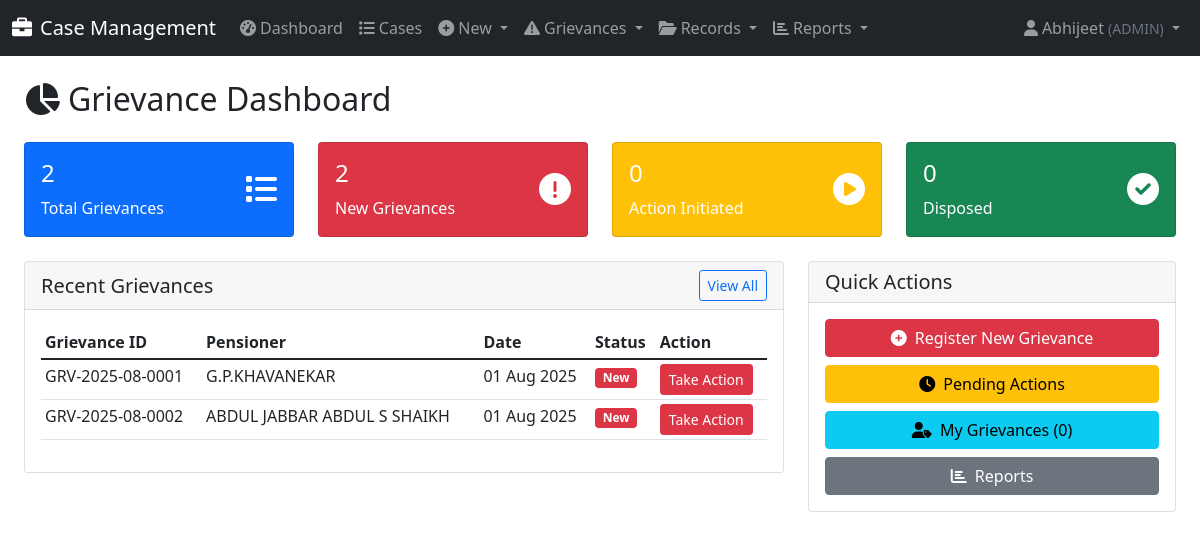
The page /grievances/dashboard/ (signed in) on the database as committed earlier.
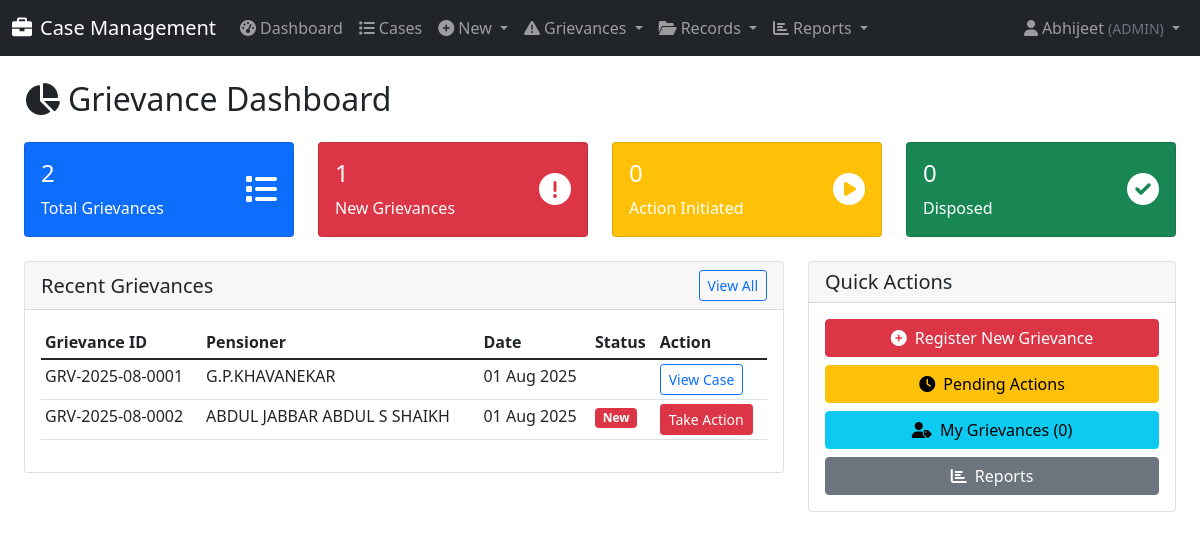
The same page on the database as committed later.
### cases/models.py (models this page shows, shortened)
class Grievance(models.Model):
    GRIEVANCE_STATUS_CHOICES = [
        ('NEW', 'New'),
        ('ACTION_INITIATED', 'Action Initiated (Case Created)'),
        ('DISPOSED', 'Disposed'),
    ]
    DISPOSAL_TYPE_CHOICES = [
        ('INTERIM_REPLY', 'Interim Reply'),
        ('FINAL_REPLY', 'Final Reply'),
    ]
    grievance_id = models.CharField(max_length=50, unique=True, db_index=True, help_text="A unique ID for the grievance.")
    pensioner = models.ForeignKey(PPOMaster, on_delete=models.PROTECT, related_name='grievances', help_text="The pensioner this grievance relates to.")
    complainant_name = models.CharField(max_length=200)
    complainant_contact = models.CharField(max_length=100, blank=True, help_text="Phone number or email address.")
    mode_of_receipt = models.ForeignKey('GrievanceMode', on_delete=models.PROTECT, help_text="How the grievance was received.")
    grievance_text = models.TextField(help_text="The full text of the complaint.")
    date_received = models.DateField(default=timezone.now)
    status = models.CharField(max_length=20, choices=GRIEVANCE_STATUS_CHOICES, default='NEW')
    disposal_type = models.CharField(max_length=20, choices=DISPOSAL_TYPE_CHOICES, null=True, blank=True)
    reply_details = models.TextField(blank=True, help_text="Details of the interim or final reply provided.")
    date_disposed = models.DateField(null=True, blank=True)
    generated_case = models.OneToOneField('Case', on_delete=models.SET_NULL, null=True, blank=True, related_name='source_grievance')
    created_by = models.ForeignKey(
        User,
        on_delete=models.SET_NULL,
        null=True,
        blank=True,
        related_name='created_grievances',
        help_text="The user who originally registered the grievance."
    )
    assigned_to = models.ForeignKey(
        UserProfile,
        on_delete=models.SET_NULL,
        null=True,
        blank=True,
        related_name='assigned_grievances',
        help_text="The user this grievance is currently assigned to."
    )
    history = HistoricalRecords()
    class Meta:
        ordering = ['-date_received']
        verbose_name = "Grievance"
        verbose_name_plural = "Grievances"

class PPOMaster(models.Model):
    pension_case_number = models.CharField(max_length=50, unique=True, db_index=True, null=True, blank=True)  # PNSN_CASE_NO
    ppo_number = models.CharField(max_length=20, unique=True, db_index=True)  # PPO_NO
    pension_type = models.CharField(max_length=50)  # PNSN_TYP
    employee_number = models.CharField(max_length=50, unique=True, db_index=True, null=True, blank=True)
    employee_name = models.CharField(max_length=200)  # EMP_NM
    date_of_retirement = models.DateField(null=True, blank=True)   # Date_of_retirement
    date_of_birth = models.DateField(null=True, blank=True)  # date_of_birth
    date_of_death_pensioner = models.DateField(null=True, blank=True)  # date_of_death_Pensioner
    date_of_death_family_pensioner = models.DateField(null=True, blank=True)  # date_of_death_FP
    nominee_name = models.CharField(max_length=200, blank=True, null=True)  # NOMINE_NM
    relationship_with_pensioner = models.CharField(max_length=50, blank=True, null=True)  # Relationship_with_the_pensioner
    bank_sort_code = models.CharField(max_length=20, blank=True, null=True)  # BANK_SORT_CD
    account_number = models.CharField(max_length=20, blank=True, null=True)  # ACCT_NO
    designation = models.CharField(max_length=100, blank=True, null=True)
    aadhaar_number = models.CharField(max_length=12, blank=True, null=True)  # AADHAAR_NO
    mobile_number = models.CharField(max_length=15, blank=True, null=True)  # MOB_NO
    it_pan = models.CharField(max_length=10, blank=True, null=True)  # IT_PAN
    ifsc_code = models.CharField(max_length=11, blank=True, null=True)  # IFSC_CODE
    department = models.CharField(max_length=100, blank=True, null=True)
    bank_name = models.CharField(max_length=100, blank=True, null=True)
    branch_code = models.CharField(max_length=20, blank=True, null=True)
    address = models.TextField(blank=True, null=True)
    email = models.EmailField(blank=True, null=True)
    created_at = models.DateTimeField(auto_now_add=True)
    updated_at = models.DateTimeField(auto_now=True)
    history = HistoricalRecords()
    class Meta:
        ordering = ['-date_of_retirement']
        verbose_name = 'PPO Master'
        verbose_name_plural = 'PPO Masters'
        indexes = [
            models.Index(fields=['ppo_number']),
            models.Index(fields=['employee_number']),
            models.Index(fields=['employee_name']),
            models.Index(fields=['pension_case_number']),
        ]

### cases/views.py (the view)
# urls.py: path('grievances/dashboard/', views.grievance_dashboard, name='grievance_dashboard'),
@login_required
def grievance_dashboard(request):
    user_profile = get_object_or_404(UserProfile, user=request.user)
    subordinate_roles = get_subordinate_roles(user_profile.role)
    roles_to_view = subordinate_roles + [user_profile.role]
    if user_profile.role == 'ADMIN':
        all_grievances = Grievance.objects.all()
    else:
        all_grievances = Grievance.objects.filter(
            Q(assigned_to__role__in=roles_to_view) | Q(created_by=request.user)
        )
    stats = {
        'total_grievances': all_grievances.count(),
        'new_grievances': all_grievances.filter(status='NEW').count(),
        'action_initiated': all_grievances.filter(status='ACTION_INITIATED').count(),
        'disposed_grievances': all_grievances.filter(status='DISPOSED').count(),
        'my_grievances': Grievance.objects.filter(assigned_to=user_profile).count(),
    }
    recent_grievances = all_grievances.order_by('-date_received')[:10]
    overdue_date = timezone.now().date() - timedelta(days=30)
    overdue_grievances = all_grievances.filter(
        status='NEW',
        date_received__lt=overdue_date
    )[:5]
    context = {
        'stats': stats,
        'recent_grievances': recent_grievances,
        'overdue_grievances': overdue_grievances,
        'user_role': user_profile.role
    }
    return render(request, 'cases/grievance_dashboard.html', context)

### cases/context_processors.py (called while the page is built)
def notifications_context(request):
    if not request.user.is_authenticated:
        return {}
    try:
        user_profile = request.user.userprofile
        new_grievances_count = Grievance.objects.filter(
            assigned_to=user_profile,
            status='NEW'
        ).count()
    except UserProfile.DoesNotExist:
        new_grievances_count = 0
    return {
        'my_new_grievances_count': new_grievances_count,
    }

### cases/models.py (called while the page is built)
def get_subordinate_roles(user_role):
    return ROLE_HIERARCHY.get(user_role, [])

### templates/cases/grievance_dashboard.html (shortened to what the changed rows need)
{% extends 'base.html' %}
{% load static %}
{% block content %}
<div class="container-fluid">
    <h2 class="mb-4"><i class="fas fa-chart-pie me-2"></i>Grievance Dashboard</h2>
    <div class="row mb-4">
        <div class="col-md-3">
            <div class="card bg-danger text-white">
                <div class="card-body">
                    <div class="d-flex justify-content-between">
                        <div>
                            <h4>{{ stats.new_grievances }}</h4>
                            <p class="mb-0">New Grievances</p>
                        </div>
                    </div>
                </div>
            </div>
        </div>
    </div>
    <div class="row">
        <div class="col-md-8">
            <div class="card">
                <div class="card-body">
                    {% if recent_grievances %}
                        <div class="table-responsive">
                            <table class="table table-sm">
                                <thead>
                                    <tr>
                                        <th>Grievance ID</th>
                                        <th>Pensioner</th>
                                        <th>Date</th>
                                        <th>Status</th>
                                        <th>Action</th>
                                    </tr>
                                </thead>
                                <tbody>
                                    {% for grievance in recent_grievances %}
                                    <tr>
                                        <td>{{ grievance.grievance_id }}</td>
                                        <td>{{ grievance.pensioner.employee_name|default:"N/A" }}</td>
                                        <td>{{ grievance.date_received|date:"d M Y" }}</td>
                                        <td>
                                            {% if grievance.status == 'NEW' %}<span class="badge bg-danger">New</span>
                                            {% elif grievance.status == 'ACTION_INITIATED' %}<span class="badge bg-warning text-dark">Action Initiated</span>
                                            {% elif grievance.status == 'DISPOSED' %}<span class="badge bg-success">Disposed</span>
                                            {% endif %}
                                        </td>
                                        <td>
                                            {% if grievance.status == 'NEW' %}
                                                <a href="{% url 'take_grievance_action' grievance.grievance_id %}" class="btn btn-sm btn-danger">Take Action</a>
                                            {% elif grievance.generated_case %}
                                                <a href="{% url 'case_detail' grievance.generated_case.case_id %}" class="btn btn-sm btn-outline-primary">View Case</a>
                                            {% endif %}
                                        </td>
                                    </tr>
                                    {% endfor %}
                                </tbody>
                            </table>
                        </div>
                    {% else %}
                        <p class="text-muted">No recent grievances.</p>
                    {% endif %}
                </div>
            </div>
        </div>
    </div>
</div>
{% endblock %}

Rows that differ between the two databases and show on the page:
changed Grievance "GRV-2025-08-0001": generated_case_id empty → 20 (drawn); status "New Take Action" → "View Case"
Other text that changed with them:
{{ stats.new_grievances }}: "2" → "1"
